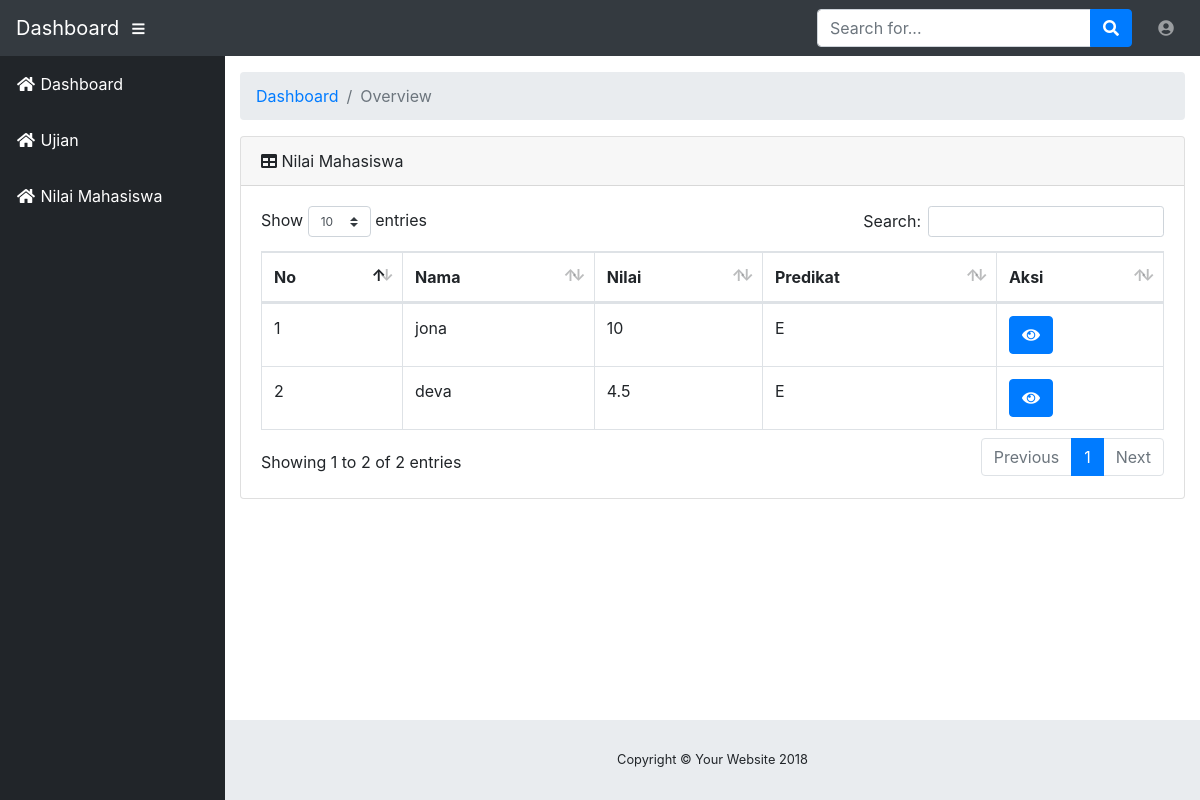
The page /include/dosen/index.php?page=nilai_mhs on the database as committed earlier.
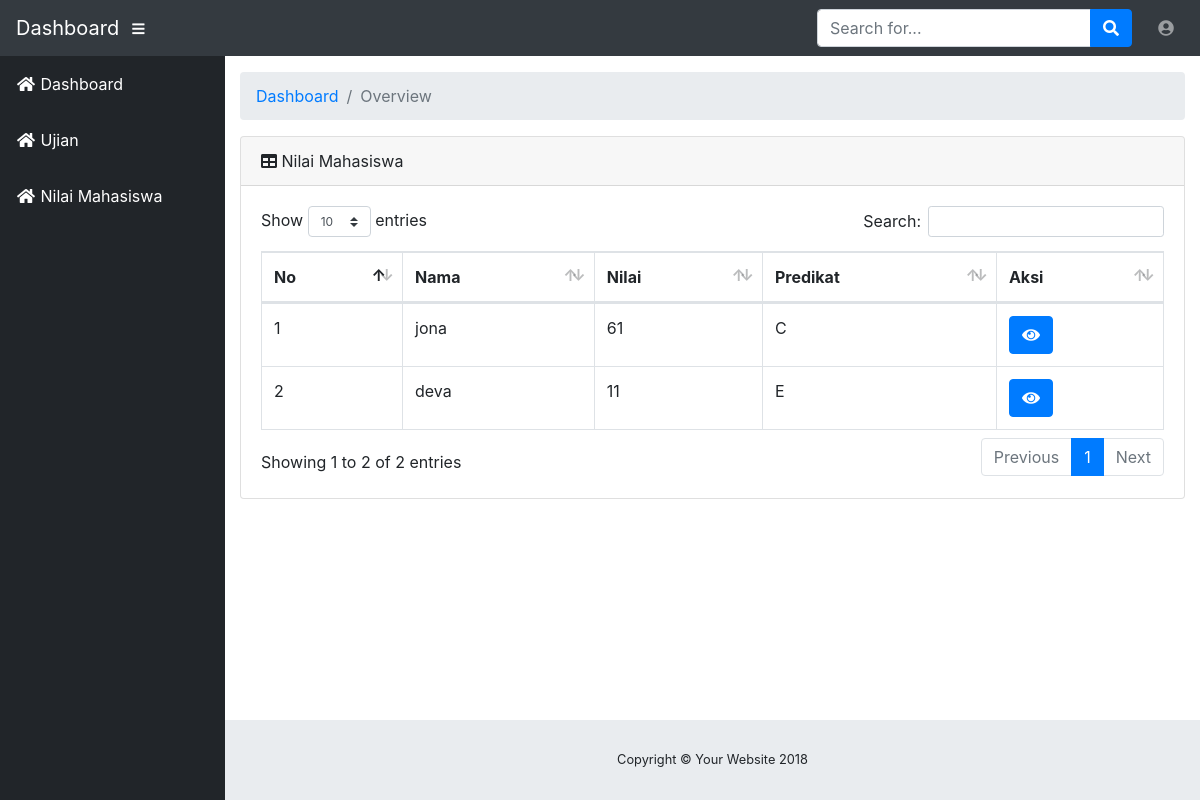
The same page on the database as committed later.
### tables this page shows
CREATE TABLE `tb_nilai_mhs` (
  `id` int(10) NOT NULL AUTO_INCREMENT,
  `id_ujian` int(10) DEFAULT NULL,
  `id_mhs` int(10) DEFAULT NULL,
  `nilai_mhs` float DEFAULT NULL,
  PRIMARY KEY (`id`),
  KEY `id_mhs` (`id_mhs`),
  KEY `id_ujian` (`id_ujian`),
  CONSTRAINT `tb_nilai_mhs_ibfk_1` FOREIGN KEY (`id_mhs`) REFERENCES `tb_mhs` (`id_mhs`),
  CONSTRAINT `tb_nilai_mhs_ibfk_2` FOREIGN KEY (`id_ujian`) REFERENCES `tb_ujian` (`id_ujian`)
);

CREATE TABLE `tb_mhs` (
  `id_mhs` int(10) NOT NULL AUTO_INCREMENT,
  `nama_mhs` varchar(255) DEFAULT NULL,
  `username_mhs` varchar(255) DEFAULT NULL,
  `password_mhs` varchar(255) DEFAULT NULL,
  PRIMARY KEY (`id_mhs`)
);

### include/dosen/content_nilai_mhs.php (the view, shortened to what this page needs)
<div class="card mb-3">
	<div class="card-header">
		<i class="fas fa-table"></i> Nilai Mahasiswa
	</div>
	<div class="card-body">
		<div class="table-responsive">
			<table class="table table-bordered" id="dataTable" width="100%" cellspacing="0">
				<thead>
					<tr>
						<th>No</th>
						<th>Nama</th>
						<th>Nilai</th>
						<th>Predikat</th>
						<th>Aksi</th>
					</tr>
				</thead>
				<tbody>
					<?php
						$semua_nilai_mhs = mysqli_query($conn, "SELECT * FROM tb_nilai_mhs INNER JOIN tb_mhs ON tb_mhs.`id_mhs`=tb_nilai_mhs.`id_mhs` WHERE id_ujian=1");
						$i=1;
						foreach ($semua_nilai_mhs as $nilai_mhs) {
					?>
					<tr>
						<td><?php echo $i?></td>
						<td><?php echo $nilai_mhs['nama_mhs']?></td>
						<td><?php echo $nilai_mhs['nilai_mhs']?></td>
						<td>
							<?php
								if($nilai_mhs['nilai_mhs']>79){
									echo "A";
								} else if($nilai_mhs['nilai_mhs']>65){
									echo "B";
								} else if ($nilai_mhs['nilai_mhs']>50) {
									echo "C";
								} else if ($nilai_mhs['nilai_mhs']>40) {
									echo "D";
								} else {
									echo "E";
								}
							?>
						</td>
						<td>
							<a class="btn btn-primary" href="?page=nilai_mhs&aksi=lihat&id=<?php echo $nilai_mhs['id_mhs']?>">
								<i class="fas fa-eye"></i>
							</a>
						</td>
					</tr>
					<?php
							$i++;
						}
					?>
				</tbody>
			</table>
		</div>
	</div>
</div>

Rows that differ between the two databases and show on the page:
changed tb_nilai_mhs "jona": nilai_mhs "10" → "61"; nilai_mhs "E" → "C"
changed tb_nilai_mhs "deva": nilai_mhs "4.5" → "11"
